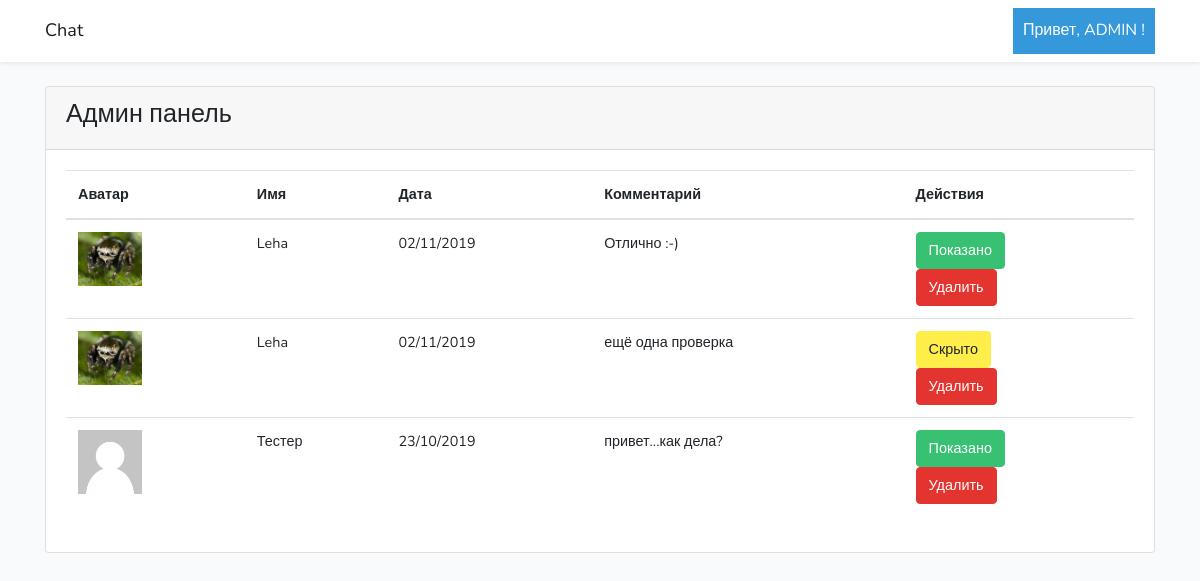
The page /admin.php (signed in) on the database its author committed.
### tables this page shows
CREATE TABLE `comments` (
  `id` int(10) UNSIGNED NOT NULL,
  `date` date NOT NULL,
  `text` varchar(255) NOT NULL,
  `skip` int(2) NOT NULL DEFAULT '1',
  `user_id` int(11) UNSIGNED NOT NULL
);

CREATE TABLE `users` (
  `user_id` int(11) UNSIGNED NOT NULL,
  `name` varchar(255) NOT NULL,
  `email` varchar(255) NOT NULL,
  `password` varchar(255) NOT NULL,
  `image` varchar(255) NOT NULL
);

### admin.php (the view, shortened to what this page needs)
<?php require_once 'db.php'; ?>
<!DOCTYPE html>
<html lang="en">
<head>
    <link href="css/app.css" rel="stylesheet">
</head>
<body>
    <div id="app">
        <nav class="navbar navbar-expand-md navbar-light bg-white shadow-sm">
            <div class="container">
                <a class="navbar-brand" href="/">
                    Chat
                </a>
                <div class="collapse navbar-collapse" id="navbarSupportedContent">
                    <ul class="navbar-nav ml-auto">
                        <?php if ($_SESSION['admin']) {
                            ?>
                            <div class="dropdown">
                                <button onclick="myFunction()" class="dropbtn"><?php echo 'Привет, ' . htmlspecialchars($_SESSION['admin']) . ' !'; ?></button>
                            </div>
                        <?php } ?>
                    </ul>
                </div>
            </div>
        </nav>
        <?php if ($_SESSION['admin']) { ?>
        <main class="py-4">
            <div class="container">
                <div class="row justify-content-center">
                    <div class="col-md-12">
                        <div class="card">
                            <div class="card-header">
                                <h3>Админ панель</h3>
                            </div>
                            <div class="card-body">
                                <table class="table">
                                    <thead>
                                        <tr>
                                            <th>Аватар</th>
                                            <th>Имя</th>
                                            <th>Дата</th>
                                            <th>Комментарий</th>
                                            <th>Действия</th>
                                        </tr>
                                    </thead>
                                    <tbody>
                                    <?php
                                        $comments = getComments();
                                     foreach ($comments as $user) { ?>
                                        <tr>
                                            <td>
                                                <img src="<?php getImageUser($user["image"]); ?>
                                                    " alt="" class="img-fluid" width="64" height="64">
                                            </td>
                                            <td><?php echo   $user["name"]; ?></td>
                                            <td><?php echo  date('d/m/Y', strtotime($user["date"])); ?></td>
                                            <td><?php echo   $user["text"]; ?></td>
                                            <td>
                                            <?php if ($user["skip"] == 1) { ?>
                                                <form action="admin_handling.php" method="post">
                                                <button type="submit" name="show" value="<?php echo $user["id"]; ?>" class="btn btn-success">Показано</button>
                                                </form>
                                            <?php } else {?>
                                                <form action="admin_handling.php" method="post">
                                                <button type="submit" name="skip" value="<?php echo $user["id"]; ?>" class="btn btn-warning">Скрыто</button>
                                                </form>
                                            <?php } ?><form action="admin_handling.php" method="post">
                                                <button onclick="return confirm('are you sure?')" type="submit" name="del" value="<?php echo $user["id"]; ?>" class="btn btn-danger">Удалить</button>
                                                </form>
                                            </td>
                                        </tr>
                                        <?php } ?>
                                    </tbody>
                                </table>
                            </div>
                        </div>
                    </div>
                </div>
            </div>
        </main>
        <?php }
        else {
            echo "В ДОСТУПЕ ОТКАЗАНО!";
        } ?>
    </div>
</body>
</html>

### db.php (shortened to what this page needs)
<?php session_start();
$driver = 'mysql';
$host = 'localhost';
$db_name = 'marlin';
$db_user = 'root';
$db_password = '';
$charset = 'utf8';
$opt = [
    PDO::ATTR_ERRMODE            => PDO::ERRMODE_EXCEPTION,
    PDO::ATTR_DEFAULT_FETCH_MODE => PDO::FETCH_ASSOC,
    PDO::ATTR_EMULATE_PREPARES   => false,
];
$dsn = "$driver:host=$host;dbname=$db_name;charset=$charset";
$pdo = new PDO($dsn, $db_user, $db_password, $opt);
function getImageUser($image) {
	if ($image == '')	{
		$image = 'img/no-user.jpg';
	} else {
		$image = 'img/' . $image;
	}
	echo $image;
}
function getComments()
	{
		$sql = 'SELECT * FROM comments LEFT JOIN users ON comments.user_id = users.user_id ORDER BY comments.id DESC';
		global $pdo;
		$stmt = $pdo->query($sql);
		$comments = $stmt->fetchAll();
		return $comments;
	}

### rows shown on the page
comments: user.name "Leha", date "02/11/2019", text "Отлично :-)", $user["id"] 35 (drawn)
comments: user.name "Leha", date "02/11/2019", text "ещё одна проверка", $user["id"] 29 (drawn)
comments: shows a picture, user.name "Тестер", date "23/10/2019", text "привет...как дела?", $user["id"] 28 (drawn)

### other values the page prints
$_SESSION['admin'] "ADMIN"
